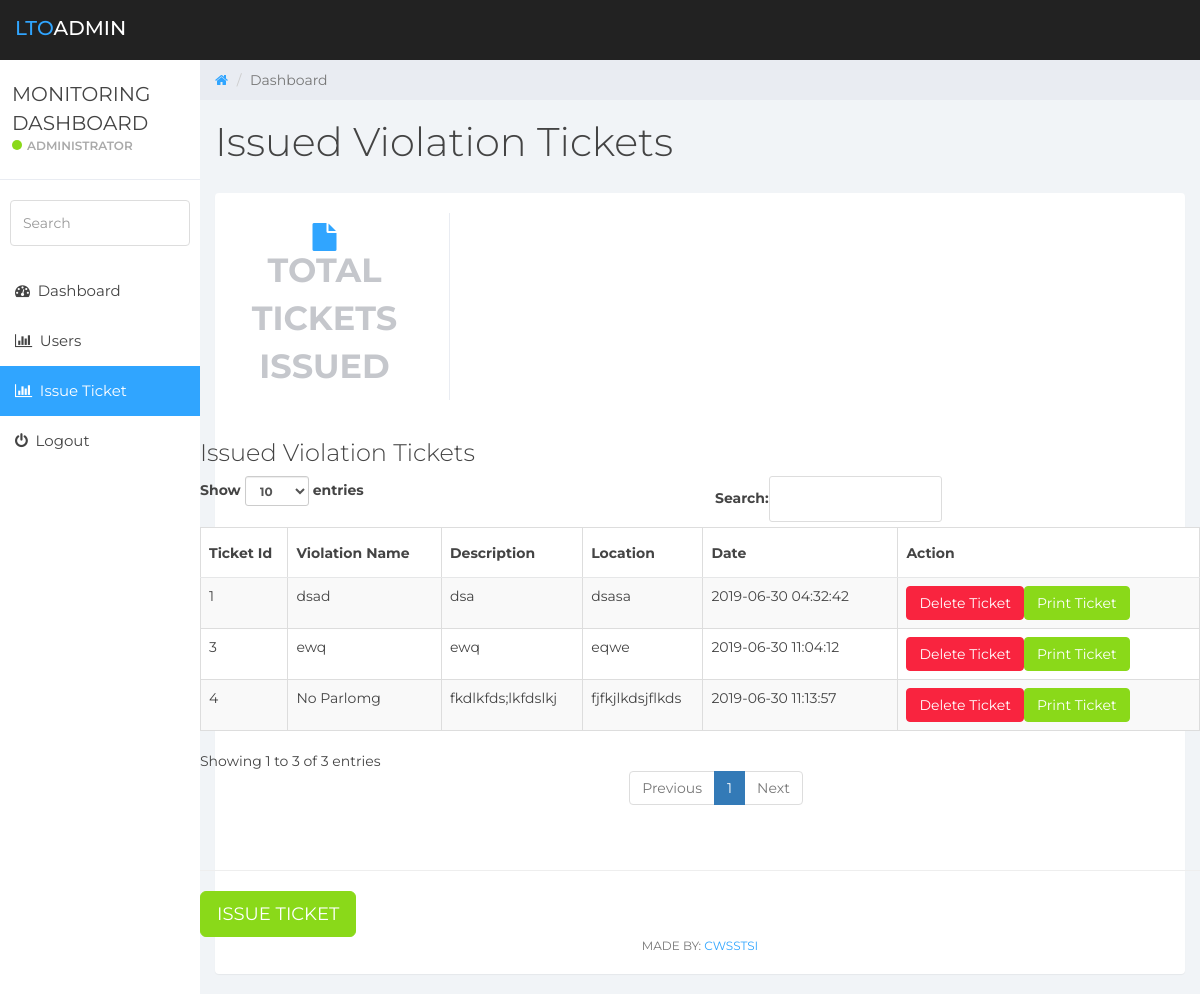
Screenshot of /Dashboard/ticket.php with the database file from the repository.
### tables this page shows
CREATE TABLE IF NOT EXISTS `ticket` (
  `id` int(11) NOT NULL,
  `violation` varchar(200) NOT NULL,
  `description` varchar(200) NOT NULL,
  `location` varchar(200) NOT NULL,
  `date` timestamp NOT NULL DEFAULT CURRENT_TIMESTAMP ON UPDATE CURRENT_TIMESTAMP
);

### Dashboard/ticket.php (the view, shortened to what this page needs)
<!DOCTYPE html>
<html>
<head>
	<link href="css/bootstrap.min.css" rel="stylesheet">
	<link href="css/font-awesome.min.css" rel="stylesheet">
	<link href="css/datepicker3.css" rel="stylesheet">
	<link href="css/styles.css" rel="stylesheet">
</head>
<body>
	<nav class="navbar navbar-custom navbar-fixed-top" role="navigation">
		<div class="container-fluid">
			<div class="navbar-header">
				<a class="navbar-brand" href="#"><span>LTO</span>ADMIN</a>
			</div>
		</div>
	</nav>
	<div id="sidebar-collapse" class="col-sm-3 col-lg-2 sidebar">
		<div class="profile-sidebar">
			<div class="profile-usertitle">
				<div class="profile-usertitle-name">MONITORING DASHBOARD</div>
				<div class="profile-usertitle-status"><span class="indicator label-success"></span>Administrator</div>
			</div>
		</div>
		<form role="search">
			<div class="form-group">
				<input type="text" class="form-control" placeholder="Search">
			</div>
		</form>
		<ul class="nav menu">
			<li  ><a href="dashboard.php"><em class="fa fa-dashboard">&nbsp;</em> Dashboard</a></li>
			<li><a href="users.php"><em class="fa fa-bar-chart">&nbsp;</em> Users</a></li>
			<li class="active"><a href="ticket.php"><em class="fa fa-bar-chart">&nbsp;</em> Issue Ticket</a></li>
			<li><a href="logout.php"><em class="fa fa-power-off">&nbsp;</em> Logout</a></li>
		</ul>
	</div>
	<div class="col-sm-9 col-sm-offset-3 col-lg-10 col-lg-offset-2 main">
		<div class="row">
			<ol class="breadcrumb">
				<li><a href="#">
					<em class="fa fa-home"></em>
				</a></li>
				<li class="active">Dashboard</li>
			</ol>
		</div>
		<div class="row">
			<div class="col-lg-12">
				<h1 class="page-header">Issued Violation Tickets</h1>
			</div>
		</div>
		<div class="panel panel-container">
			<div class="row">
				<div class="col-xs-12 col-md-3 col-lg-3 no-padding">
					<div class="panel panel-teal panel-widget border-right">
						<div class="row no-padding"><em class="fa fa-xl fa-file color-blue"></em>
							<div class="large"><div>
							<div class="text-muted">Total Tickets Issued</div>
						</div>
					</div>
				</div>
			</div>
		</div>
		<div class="row">
                    <div class="col-lg-12 col-md-12">
                        <div class="card">
                            <div class="card-body">
                                <div class="d-flex">
                                    <div>
                                        <h3 class="card-title m-b-5"><span class="lstick"></span>Issued Violation Tickets</h3>
                                    </div>
                                </div>
                                <table id="example" class="table table-striped table-bordered" cellspacing="0" width="100%">
                                        <thead>
                                            <tr>
                                                <th>Ticket Id</th>
                                                <th>Violation Name</th>
                                                <th>Description</th>
                                                <th>Location</th>
                                                <th>Date</th>
                                                <th>Action</th>
                                            </tr>
                                        </thead>
                                        <tbody>
                                         	<?php
												$servername = "localhost";
												$username = "lto";
												$password = "123456789";
												$dbname = "lto";
												$conn = new mysqli($servername, $username, $password, $dbname);
												$sql = "SELECT * FROM ticket";
												$result = $conn->query($sql);
												if ($result->num_rows > 0) {
												    while($row = $result->fetch_assoc()) {
												        echo '<tr>';
												        echo '<td>';
												        echo  $row["id"];
												        echo '</td>';
												        echo '<td>';
												        echo  $row["violation"];
												        echo '</td>';
												        echo '<td>';
												        echo  $row["description"];
												        echo '</td>';
												        echo '<td>';
												        echo  $row["location"];
												        echo '</td>';
												        echo '<td>';
												        echo  $row["date"];
												        echo '</td>';
												        echo '<td>';
												        echo  '<a href="deleteticket.php?id='.$row['id'].'" class="btn btn-danger">Delete Ticket</a>';
												         echo  '<a href="print.php?ticketid='.$row['id'].'" class="btn btn-success">Print Ticket</a>';
												        echo '</td>';
												        echo '</tr>';
												    }
												} else {
												}
												?>
                                        </tbody>
                                    </table>
                                        <br>
                            </div>
                        </div>
                    </div>
                </div>
			<hr>
			<a href="addticket.php" class="btn btn-success btn-lg">ISSUE TICKET</a>
			<div class="col-sm-12">
				<p class="back-link">MADE BY: <a href="#">CWSSTSI</a></p>
			</div>
		</div>
	</div>
</body>
</html>

### Dashboard/css/styles.css (style rules this page uses)
body { background: #f1f4f7; padding-top: 60px; font-size: 14px; color: #444444; font-family: "Montserrat", "Helvetica Neue", Helvetica, Arial, sans-serif; }
p { color: #777; }
a, a:hover, a:focus { color: #30a5ff; }
h1, h2, h3, h4, h5, h6 { color: #444444; }
h1 { font-weight: 300; font-size: 40px; }
h3, h4 { font-weight: 300; }
.large { font-size: 2em; }
.text-muted { color: #c5c7cc; }
.color-blue { color: #30a5ff; }
.no-padding { padding: 0; margin: 0; }
.fa-xl { font-size: 2em; }
input.form-control { border: 1px solid #ddd; box-shadow: none; height: 46px; }
.navbar-custom { background: #222; height: 60px; }
.navbar-header .navbar-brand { color: #fff; font-size: 20px; text-transform: uppercase; font-weight: 500; height: 60px; padding-top: 18px; }
.navbar-header .navbar-brand span { color: #30a5ff; }
.btn-success, .btn-success:hover, .btn-success:focus, .btn-success:active, .btn-success.active, .open > .dropdown-toggle.btn-success, .btn-success.disabled, .btn-success[disabled], fieldset[disabled] .btn-success, .btn-success.disabled:hover, .btn-success[disabled]:hover, fieldset[disabled] .btn-success:hover, .btn-success.disabled:focus, .btn-success[disabled]:focus, fieldset[disabled] .btn-success:focus, .btn-success.disabled:active, .btn-success[disabled]:active, fieldset[disabled] .btn-success:active, .btn-success.disabled.active, .btn-success[disabled].active, fieldset[disabled] .btn-success.active { background-color: #8ad919; border-color: #8ad919; }
.btn-danger, .btn-danger:hover, .btn-danger:focus, .btn-danger:active, .btn-danger.active, .open > .dropdown-toggle.btn-danger, .btn-danger.disabled, .btn-danger[disabled], fieldset[disabled] .btn-danger, .btn-danger.disabled:hover, .btn-danger[disabled]:hover, fieldset[disabled] .btn-danger:hover, .btn-danger.disabled:focus, .btn-danger[disabled]:focus, fieldset[disabled] .btn-danger:focus, .btn-danger.disabled:active, .btn-danger[disabled]:active, fieldset[disabled] .btn-danger:active, .btn-danger.disabled.active, .btn-danger[disabled].active, fieldset[disabled] .btn-danger.active { background-color: #f9243f; border-color: #f9243f; }
.label-success { background-color: #8ad919; }
.panel { border: 0; }
.panel-container { padding-top: 20px; }
.panel-teal { background: #1ebfae; color: #fff; }
.panel-widget { padding: 10px 0; position: relative; box-shadow: none; border-radius: 0; background: none; text-align: center; color: #333; }
.panel-widget .text-muted { margin-top: -6px; text-transform: uppercase; font-weight: bold; font-size: 0.8em; }
.panel-widget .large { color: #373b45; font-size: 3em; }
.border-right { border-right: 1px solid #dadbda; }
.panel .border-top, .panel .border-right, .panel .border-bottom, .panel .border-left { border-color: #e9ecf2; }
.navbar { border: 0; }
.sidebar { display: block; padding: 0; display: none; box-shadow: none; background: #fff; }
.sidebar ul { margin: 20px 0px; }
.sidebar form { padding: 10px 0 0 0; margin: 10px 10px 20px 10px; }
@media (min-width: 768px) { .sidebar { display: block; position: fixed; top: 60px; bottom: 0; left: 0; z-index: 1000; display: block; margin: 0; padding: 0; overflow-x: hidden; overflow-y: auto; } }
@media (min-width: 768px) { .navbar-header { width: 100%; } }
.sidebar ul.nav .active a, .sidebar ul.nav li.parent a.active, .sidebar ul.nav .active > a:hover, .sidebar ul.nav li.parent a.active:hover, .sidebar ul.nav .active > a:focus, .sidebar ul.nav li.parent a.active:focus { color: #fff; background-color: #30a5ff; }
.sidebar ul.nav li a { height: 50px; font-size: 15px; line-height: 2em; color: #444444; }
.profile-sidebar { padding: 10px 0; border-bottom: 1px solid #e9ecf2; }
.indicator { width: 10px; height: 10px; display: inline-block; border-radius: 9999px; margin-right: 5px; }
.profile-usertitle { float: left; text-align: left; margin: 10px 0 0 12px; }
.profile-usertitle-name { font-size: 20px; margin-bottom: 0px; }
.profile-usertitle-status { text-transform: uppercase; color: #AAA; font-size: 12px; font-weight: 600; margin-bottom: 15px; }
.breadcrumb { border-radius: 0; padding: 10px 15px 10px 15px; background: #e9ecf2; margin: 0; }
h1.page-header { margin-top: 20px; border-bottom: 0; }
.table { background: #fff; }
.table > thead > tr > th { border-bottom: 1px solid #e6e7e8; vertical-align: middle; height: 50px; }
p.back-link { text-align: center; margin-bottom: 20px; font-size: 12px; text-transform: uppercase; }

### rows the page displays
ticket: id "1", violation "dsad", description "dsa", location "dsasa", date "2019-06-30 04:32:42"
ticket: id "3", violation "ewq", description "ewq", location "eqwe", date "2019-06-30 11:04:12"
ticket: id "4", violation "No Parlomg", description "fkdlkfds;lkfdslkj", location "fjfkjlkdsjflkds", date "2019-06-30 11:13:57"
